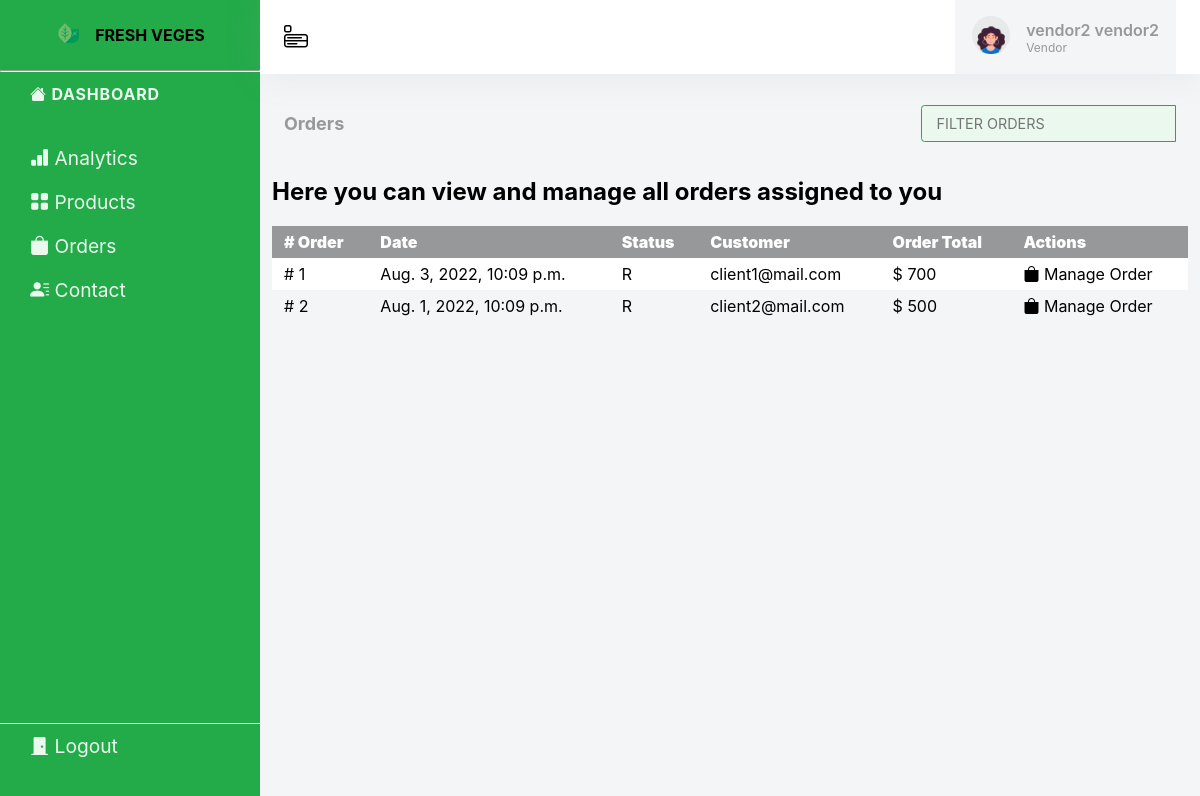
Page /vendor/orders (signed in) on the committed database.
### user/models.py (models this page shows, shortened)
class User(AbstractUser):
    first_name = models.CharField(max_length=30, blank=True, unique=False)
    last_name = models.CharField(max_length=30, blank=True, unique=False)
    email = models.EmailField(unique=True)
    phone_number = models.CharField(
        max_length=13, null=False, blank=False, unique=True)
    is_vendor = models.BooleanField(default=False, blank=True)
    username = None
    USERNAME_FIELD = "email"
    REQUIRED_FIELDS = ["phone_number"]
    objects = UserManager()

### order/models.py (models this page shows)
class Order(models.Model):
    customer = models.OneToOneField(Client, on_delete=models.CASCADE)
    status = models.CharField(
        max_length=1,
        choices=(
            ("R", "Received"),
            ("O", "In Progress"),
            ("C", "Cancelled"),
            ("F", "Fulfilled"),
        ),
        default="R",
        db_index=True
    )
    date = models.DateTimeField(verbose_name='creation date',auto_created=timezone.now())
    total = models.IntegerField()
    class Meta:
        verbose_name = 'order'
        verbose_name_plural = 'orders'
        ordering = ('-date',)

### client/models.py (models this page shows)
class Client(models.Model):
    user = models.OneToOneField(User, models.CASCADE)

### vendor/views.py (the view)
# urls.py: path("orders", dashboard_orders, name="orders"),
def dashboard_orders(request):
    vendor = get_object_or_404(Vendor, user=request.user)
    order_items = OrderItem.objects.all()
    orders = []
    for order_item in order_items:
        if order_item.product.vendor == vendor:
            if order_item.order not in orders:
                orders.append(order_item.order)
    return render(request, "vendor/dashboard-orders.html",
                  {"title": "Vendor dashboard orders", "orders": orders})

### templates/vendor/dashboard-orders.html
{% extends "base.html" %}
{% load static %}
{% block main %}
<main>
    <div class="page-title-box">
        <h4 class="page-title">Orders</h4>
        <div class="page-title-right">
            <div class="d-flex">
                <input type="search" class="form-control" name="filter-order" id="filter-order" placeholder="Filter Orders">
            </div>
        </div>
    </div>
    <div class="container">
            <h2>Here you can view and manage all orders assigned to you</h2>
        <br>
            {% if orders %}
        <table class="orders-table">
            <thead>
                <tr>
                    <th>
                        # Order
                </th>
                    <th>Date</th>
                    <th>Status</th>
                    <th>Customer</th>
                    <th>Order Total</th>
                    <th>Actions</th>
                </tr>
            </thead>
            <tbody>
                {% for order in orders %}
                <tr>
                    <td># {{order.id}} {{order.customer.first_name|capfirst}} {{order.customer.last_name|capfirst}}</td>
                    <td>{{order.date}}</td>
                    <td>{{order.status}}</td>
                    <td>{{order.customer.user.email}}</td>
                    <td>$ {{order.total}}</td>
                    <td>
                        <a href="{% url 'manage_orders' order.id%}"> <i class="bi bi-bag-fill"></i> Manage Order</a>
                    </td>
                </tr>
                {% endfor %}
            </tbody>
        </table>
            {% else %}
                <div class="alt-text">
                    <h4>
                        You don't have any orders yet
                    </h4>
                </div>
            {% endif %}
    </div>
</main>
{% endblock main %}

### templates/base.html (shortened to what this page needs)
{% load static %}
<!DOCTYPE html>
<html lang="en">
<head>
    <link rel="stylesheet" href="{% static '/css/styles.css'%}">
    <link rel="stylesheet" href="{% static '/css/main.css'%}">
    <link rel="stylesheet" href="https://cdn.jsdelivr.net/npm/bootstrap-icons@1.7.2/font/bootstrap-icons.css">
</head>
<body>
    <div class="leftside-menu">
        <span class="logo">
            <a href="main.html" class="logo-icon">
                <img src="{% static '/images/logo.png'%}" alt="">
            </a>
            <a href="text-label" class="logo-text">Fresh Veges</a>
        </span>
        <hr>
        <div class="menu-container">
            <ul class="side-nav-title">
                <ul class="side-nav">
                    <li class="side-nav-title side-nav-item">
                        <span><i class="bi bi-house-fill"></i></span>
                        <span>Dashboard</span>
                    </li>
                    <br>
                    <li class="side-nav-item menuitem-active">
                        <div>
                            <ul class="side-nav-second-level">
                                <li class="menuitem">
                                    <a href="{% url 'analytics'%}" class="active side-nav-link">
                                        <span>
                                            <i class="bi bi-bar-chart-fill"></i>
                                        </span>
                                        <span>Analytics</span>
                                    </a>
                                </li>
                                <li class="menuitem">
                                    <a href="{% url 'products'%}" class="side-nav-link">
                                        <span>
                                            <i class="bi bi-grid-fill"></i>
                                        </span>
                                        <span>Products</span>
                                    </a>
                                </li>
                                <li class="menuitem">
                                    <a href="{% url 'orders'%}" class="side-nav-link">
                                        <span>
                                            <i class="bi bi-bag-fill"></i>
                                        </span>
                                        <span>Orders</span>
                                    </a>
                                </li>
                            </ul>
                        </div>
                    </li>
                    <li class="menuitem">
                        <a href="{% url 'contact'%}" class="side-nav-link">
                            <span>
                                <i class="bi bi-person-lines-fill"></i>
                            </span>
                            <span>Contact</span>
                        </a>
                    </li>
                </ul>
                <ul class="side-nav bottom">
                    <li class="side-nav-item menuitem-active bottom">
                    <li class="menuitem">
                        <a href="{% url 'logout' %}" class="side-nav-link">
                            <span>
                                <i class="bi bi-door-closed-fill"></i>
                            </span>
                            <span>Logout</span>
                        </a>
                    </li>
                    </li>
                </ul>
            </ul>
        </div>
    </div>
    <div class="content-page">
        <nav>
            <div class="navbar-start">
                <i class="bi bi-menu-app"></i>
            </div>
            <div class="navbar-end">
                <a class="nav-link" href="#">
                    <span class="account-user-avatar">
                        <img src="{% static '/images/user.png'%}" alt="user-image" class="rounded-circle">
                    </span>
                    <span>
                        <span class="account-user-name">{{request.user.first_name}} {{request.user.last_name}}</span>
                        <span class="account-position">Vendor</span>
                    </span>
                </a>
            </div>
        </nav>
        {% block main %}
        {% endblock main %}
    </div>
</body>
</html>

### static/css/styles.css (style rules this page uses)
:root { --primaryColor: #23AA49; --gradientColor: #EBF8EE; --redColor: #FF324B; --secondaryColor: #979899; --whiteColor: #ffffff; --darkColor: #000000; --lightColor: #F3F5F7; --font-family: -apple-system, BlinkMacSystemFont, 'Segoe UI', Roboto, Oxygen, Ubuntu, Cantarell, 'Open Sans', 'Helvetica Neue', sans-serif; }
* { padding: 0; margin: 0; box-sizing: border-box; font-family: var(--font-family); }
ul { padding-left: 0; list-style-type: none; }
a { text-decoration: none; color: var(--color); }
img { width: 100%; height: auto; }
.leftside-menu { width: 260px; z-index: 10; background: var(--primaryColor); bottom: 0; position: fixed; top: 0; }
.logo { width: 100%; padding: 0 24px; height: 70px; display: flex; align-items: center; justify-content: center; gap: 1em; font-size: 1.0em; text-transform: uppercase; color: var(--gradientColor); font-weight: 700; }
.logo img { width: 24px; }
.leftside-menu hr { color: var(--gradientColor); }
.side-nav .side-nav-title { padding: 12px 30px; letter-spacing: .05em; pointer-events: none; cursor: default; font-size: 1.0em; text-transform: uppercase; color: var(--gradientColor); font-weight: 700; }
.side-nav .side-nav-link { color: var(--gradientColor); display: block; padding: 10px 30px; font-size: 1.2em; position: relative; -webkit-transition: all .4s; transition: all .4s; list-style: none; }
.side-nav-link { display: flex; align-items: center; justify-content: center; gap: 1em; }
.side-nav.bottom { position: absolute; bottom: 2em; width: 100%; border-top: 1px solid var(--gradientColor); }
.content-page { margin-left: 260px; overflow: hidden; padding: 70px 12px 65px; min-height: 100vh; background: var(--lightColor); }
.content-page nav { padding: 0 24px; background-color: var(--whiteColor); box-shadow: 0px 0px 35px 0px rgba(154, 161, 171, 0.15); min-height: 70px; position: fixed; left: 260px; top: 0; right: 0; z-index: 1001; display: flex; align-items: center; justify-content: space-between; }
.navbar-start { font-size: 24px; }
.navbar-end .nav-link { display: flex; align-items: center; justify-content: start; gap: 1em; background: var(--lightColor); border-left: 1px solid var(--lightColor); border-right: 1px solid var(--lightColor); padding: 1em; min-width: 200px; }
.navbar-end img { width: 2.4em; }
.navbar-end span :nth-child(2) { display: flex; align-items: flex-start; justify-content: center; flex-direction: column; text-transform: capitalize; }
.navbar-end .account-user-name { font-size: 16px; font-weight: 600; color: var(--secondaryColor); }
.navbar-end .account-position { font-size: 12px; font-weight: 400; color: var(--secondaryColor); }
.page-title-box { width: 100%; padding: 1em 12px; display: flex; align-items: center; justify-content: space-between; }
.page-title-box .page-title { font-size: 18px; margin: 0; line-height: 75px; overflow: hidden; white-space: nowrap; text-overflow: ellipsis; font-weight: 700; color: var(--secondaryColor); }
.page-title-box .page-title-right div { display: flex; gap: 1em; }
.form-control { position: relative; background-color: var(--gradientColor) !important; border-color: var(--gradientColor); color: var(--primaryColor); display: block; padding: .45rem .9rem; font-size: .9rem; font-weight: 400; line-height: 1.5; background-clip: padding-box; border: 1px solid var(--primaryColor); appearance: none; border-top-left-radius: .25em; border-bottom-left-radius: .25em; text-transform: uppercase; }

### static/css/main.css (style rules this page uses)
:root { --background: #23AA49; --color: #000000; --light: rgb(224, 224, 224); --font-family: -apple-system, BlinkMacSystemFont, 'Segoe UI', Roboto, Oxygen, Ubuntu, Cantarell, 'Open Sans', 'Helvetica Neue', sans-serif; }
* { padding: 0; margin: 0; box-sizing: border-box; font-family: var(--font-family); }
table.orders-table { border-collapse: collapse; width: 100%; }
table.orders-table th { font-weight: 900; color: #ffffff; background: var(--secondaryColor); }
table.orders-table th, table.orders-table td { text-align: left; padding: 6px 12px; display: table-cell; }
table.orders-table tr { margin-bottom: 0.5em; }
table.orders-table tr:nth-child(even) { background-color: var(--lightColor); }
tr:nth-child(odd) { background-color: var(--whiteColor); }

### rows in the picture
User: user.first_name "vendor2", user.last_name "vendor2"
Order: id "1", date "Aug. 3, 2022, 10:09 p.m.", status "R", customer.user.email "client1@mail.com", total "700"
Order: id "2", date "Aug. 1, 2022, 10:09 p.m.", status "R", customer.user.email "client2@mail.com", total "500"
